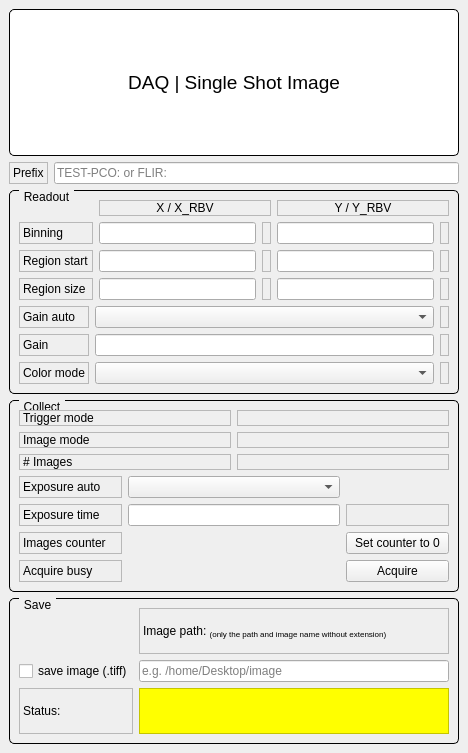
<?xml version="1.0" encoding="UTF-8"?>
<ui version="4.0">
 <class>singleShot</class>
 <widget class="QMainWindow" name="singleShot">
  <property name="geometry">
   <rect>
    <x>0</x>
    <y>0</y>
    <width>468</width>
    <height>753</height>
   </rect>
  </property>
  <property name="focusPolicy">
   <enum>Qt::StrongFocus</enum>
  </property>
  <property name="windowTitle">
   <string>MainWindow</string>
  </property>
  <widget class="QWidget" name="centralwidget">
   <layout class="QGridLayout" name="gridLayout">
    <item row="0" column="0">
     <widget class="QLabel" name="tittle">
      <property name="font">
       <font>
        <pointsize>14</pointsize>
       </font>
      </property>
      <property name="styleSheet">
       <string notr="true">background-color: rgb(255, 255, 255); border: 1px solid black; border-radius: 5px; margin-top: 0.5em; subcontrol-origin: margin; left: 10px; padding: 0 3px 0 3px;</string>
      </property>
      <property name="text">
       <string>DAQ | Single Shot Image</string>
      </property>
      <property name="alignment">
       <set>Qt::AlignCenter</set>
      </property>
      <property name="margin">
       <number>10</number>
      </property>
     </widget>
    </item>
    <item row="1" column="0">
     <layout class="QGridLayout" name="prefixLayout">
      <item row="0" column="0">
       <widget class="QLabel" name="prefix">
        <property name="frameShape">
         <enum>QFrame::StyledPanel</enum>
        </property>
        <property name="text">
         <string>Prefix</string>
        </property>
       </widget>
      </item>
      <item row="0" column="1">
       <widget class="QLineEdit" name="prefixVAL">
        <property name="placeholderText">
         <string>TEST-PCO: or FLIR:</string>
        </property>
       </widget>
      </item>
     </layout>
    </item>
    <item row="2" column="0">
     <widget class="QGroupBox" name="readoutGB">
      <property name="styleSheet">
       <string notr="true">QGroupBox {
  border: 1px solid black;
  border-radius: 5px;
  margin-top: 0.5em;
}

QGroupBox::title {
    subcontrol-origin: margin;
    left: 10px;
    padding: 0 3px 0 3px;
}
</string>
      </property>
      <property name="title">
       <string>Readout</string>
      </property>
      <layout class="QGridLayout" name="gridLayout_6">
       <item row="0" column="0">
        <layout class="QGridLayout" name="raedoutLayout1">
         <item row="1" column="0">
          <widget class="QLabel" name="binning">
           <property name="frameShape">
            <enum>QFrame::StyledPanel</enum>
           </property>
           <property name="text">
            <string>Binning</string>
           </property>
          </widget>
         </item>
         <item row="2" column="0">
          <widget class="QLabel" name="regionStart">
           <property name="frameShape">
            <enum>QFrame::StyledPanel</enum>
           </property>
           <property name="text">
            <string>Region start</string>
           </property>
          </widget>
         </item>
         <item row="3" column="0">
          <widget class="QLabel" name="regionSize">
           <property name="frameShape">
            <enum>QFrame::StyledPanel</enum>
           </property>
           <property name="text">
            <string>Region size</string>
           </property>
          </widget>
         </item>
         <item row="2" column="2">
          <widget class="QELabel" name="regionStartXRBV">
           <property name="cursor">
            <cursorShape>IBeamCursor</cursorShape>
           </property>
           <property name="frameShape">
            <enum>QFrame::StyledPanel</enum>
           </property>
           <property name="alignment">
            <set>Qt::AlignCenter</set>
           </property>
           <property name="variable" stdset="0">
            <string>$(P)MinX_RBV</string>
           </property>
           <property name="variableSubstitutions" stdset="0">
            <string>P=FLIR5:cam5:</string>
           </property>
          </widget>
         </item>
         <item row="3" column="1">
          <widget class="QELineEdit" name="regionSizeX">
           <property name="alignment">
            <set>Qt::AlignCenter</set>
           </property>
           <property name="variable" stdset="0">
            <string>$(P)SizeX</string>
           </property>
           <property name="variableSubstitutions" stdset="0">
            <string>P=FLIR5:cam5:</string>
           </property>
          </widget>
         </item>
         <item row="1" column="4">
          <widget class="QELabel" name="binningYRBV">
           <property name="cursor">
            <cursorShape>IBeamCursor</cursorShape>
           </property>
           <property name="frameShape">
            <enum>QFrame::StyledPanel</enum>
           </property>
           <property name="alignment">
            <set>Qt::AlignCenter</set>
           </property>
           <property name="variable" stdset="0">
            <string>$(P)BinY_RBV</string>
           </property>
           <property name="variableSubstitutions" stdset="0">
            <string>P=FLIR5:cam5:</string>
           </property>
          </widget>
         </item>
         <item row="2" column="1">
          <widget class="QELineEdit" name="regionStartX">
           <property name="alignment">
            <set>Qt::AlignCenter</set>
           </property>
           <property name="variable" stdset="0">
            <string>$(P)MinX</string>
           </property>
           <property name="variableSubstitutions" stdset="0">
            <string>P=FLIR5:cam5:</string>
           </property>
          </widget>
         </item>
         <item row="1" column="1">
          <widget class="QELineEdit" name="binningX">
           <property name="alignment">
            <set>Qt::AlignCenter</set>
           </property>
           <property name="variable" stdset="0">
            <string>$(P)BinX</string>
           </property>
           <property name="variableSubstitutions" stdset="0">
            <string>P=FLIR5:cam5:</string>
           </property>
          </widget>
         </item>
         <item row="3" column="4">
          <widget class="QELabel" name="regionSizeYRBV">
           <property name="cursor">
            <cursorShape>IBeamCursor</cursorShape>
           </property>
           <property name="frameShape">
            <enum>QFrame::StyledPanel</enum>
           </property>
           <property name="alignment">
            <set>Qt::AlignCenter</set>
           </property>
           <property name="variable" stdset="0">
            <string>$(P)SizeY_RBV</string>
           </property>
           <property name="variableSubstitutions" stdset="0">
            <string>P=FLIR5:cam5:</string>
           </property>
          </widget>
         </item>
         <item row="2" column="4">
          <widget class="QELabel" name="regionStartYRBV">
           <property name="cursor">
            <cursorShape>IBeamCursor</cursorShape>
           </property>
           <property name="frameShape">
            <enum>QFrame::StyledPanel</enum>
           </property>
           <property name="alignment">
            <set>Qt::AlignCenter</set>
           </property>
           <property name="variable" stdset="0">
            <string>$(P)MinY_RBV</string>
           </property>
           <property name="variableSubstitutions" stdset="0">
            <string>P=FLIR5:cam5:</string>
           </property>
          </widget>
         </item>
         <item row="3" column="2">
          <widget class="QELabel" name="regionSizeXRBV">
           <property name="cursor">
            <cursorShape>IBeamCursor</cursorShape>
           </property>
           <property name="frameShape">
            <enum>QFrame::StyledPanel</enum>
           </property>
           <property name="alignment">
            <set>Qt::AlignCenter</set>
           </property>
           <property name="variable" stdset="0">
            <string>$(P)SizeX_RBV</string>
           </property>
           <property name="variableSubstitutions" stdset="0">
            <string>P=FLIR5:cam5:</string>
           </property>
          </widget>
         </item>
         <item row="3" column="3">
          <widget class="QELineEdit" name="regionSizeY">
           <property name="alignment">
            <set>Qt::AlignCenter</set>
           </property>
           <property name="variable" stdset="0">
            <string>$(P)SizeY</string>
           </property>
           <property name="variableSubstitutions" stdset="0">
            <string>P=FLIR5:cam5:</string>
           </property>
          </widget>
         </item>
         <item row="1" column="3">
          <widget class="QELineEdit" name="binningY">
           <property name="alignment">
            <set>Qt::AlignCenter</set>
           </property>
           <property name="variable" stdset="0">
            <string>$(P)BinY</string>
           </property>
           <property name="variableSubstitutions" stdset="0">
            <string>P=FLIR5:cam5:</string>
           </property>
          </widget>
         </item>
         <item row="1" column="2">
          <widget class="QELabel" name="binningXRBV">
           <property name="cursor">
            <cursorShape>IBeamCursor</cursorShape>
           </property>
           <property name="frameShape">
            <enum>QFrame::StyledPanel</enum>
           </property>
           <property name="alignment">
            <set>Qt::AlignCenter</set>
           </property>
           <property name="variable" stdset="0">
            <string>$(P)BinX_RBV</string>
           </property>
           <property name="variableSubstitutions" stdset="0">
            <string>P=FLIR5:cam5:</string>
           </property>
          </widget>
         </item>
         <item row="0" column="3" colspan="2">
          <widget class="QLabel" name="Y">
           <property name="frameShape">
            <enum>QFrame::StyledPanel</enum>
           </property>
           <property name="text">
            <string>Y / Y_RBV</string>
           </property>
           <property name="alignment">
            <set>Qt::AlignCenter</set>
           </property>
          </widget>
         </item>
         <item row="0" column="1" colspan="2">
          <widget class="QLabel" name="X">
           <property name="frameShape">
            <enum>QFrame::StyledPanel</enum>
           </property>
           <property name="text">
            <string>X / X_RBV</string>
           </property>
           <property name="alignment">
            <set>Qt::AlignCenter</set>
           </property>
          </widget>
         </item>
         <item row="2" column="3">
          <widget class="QELineEdit" name="regionStartY">
           <property name="alignment">
            <set>Qt::AlignCenter</set>
           </property>
           <property name="variable" stdset="0">
            <string>$(P)MinY</string>
           </property>
           <property name="variableSubstitutions" stdset="0">
            <string>P=FLIR5:cam5:</string>
           </property>
          </widget>
         </item>
        </layout>
       </item>
       <item row="1" column="0">
        <layout class="QGridLayout" name="raedoutLayout2">
         <item row="1" column="0">
          <widget class="QLabel" name="gain">
           <property name="frameShape">
            <enum>QFrame::StyledPanel</enum>
           </property>
           <property name="text">
            <string>Gain</string>
           </property>
          </widget>
         </item>
         <item row="1" column="2">
          <widget class="QELabel" name="gainRBV">
           <property name="frameShape">
            <enum>QFrame::StyledPanel</enum>
           </property>
           <property name="alignment">
            <set>Qt::AlignCenter</set>
           </property>
           <property name="variable" stdset="0">
            <string>$(P)Gain_RBV</string>
           </property>
           <property name="variableSubstitutions" stdset="0">
            <string>P=FLIR5:cam5:</string>
           </property>
          </widget>
         </item>
         <item row="1" column="1">
          <widget class="QELineEdit" name="gainVAL">
           <property name="alignment">
            <set>Qt::AlignCenter</set>
           </property>
           <property name="variable" stdset="0">
            <string>$(P)Gain</string>
           </property>
           <property name="variableSubstitutions" stdset="0">
            <string>P=FLIR5:cam5:</string>
           </property>
          </widget>
         </item>
         <item row="0" column="0">
          <widget class="QLabel" name="gainAuto">
           <property name="frameShape">
            <enum>QFrame::StyledPanel</enum>
           </property>
           <property name="text">
            <string>Gain auto</string>
           </property>
          </widget>
         </item>
         <item row="2" column="2">
          <widget class="QELabel" name="colorModeRBV">
           <property name="frameShape">
            <enum>QFrame::StyledPanel</enum>
           </property>
           <property name="alignment">
            <set>Qt::AlignCenter</set>
           </property>
           <property name="variable" stdset="0">
            <string>$(P)ColorMode_RBV</string>
           </property>
           <property name="variableSubstitutions" stdset="0">
            <string>P=FLIR5:cam5:</string>
           </property>
          </widget>
         </item>
         <item row="2" column="0">
          <widget class="QLabel" name="colorMode">
           <property name="frameShape">
            <enum>QFrame::StyledPanel</enum>
           </property>
           <property name="text">
            <string>Color mode</string>
           </property>
          </widget>
         </item>
         <item row="2" column="1">
          <widget class="QEComboBox" name="colorModeVAL">
           <property name="variable" stdset="0">
            <string>$(P)ColorMode</string>
           </property>
           <property name="variableSubstitutions" stdset="0">
            <string>P=FLIR5:cam5:</string>
           </property>
          </widget>
         </item>
         <item row="0" column="2">
          <widget class="QELabel" name="gainAutoRBV">
           <property name="frameShape">
            <enum>QFrame::StyledPanel</enum>
           </property>
           <property name="alignment">
            <set>Qt::AlignCenter</set>
           </property>
           <property name="variable" stdset="0">
            <string>$(P)GainAuto_RBV</string>
           </property>
           <property name="variableSubstitutions" stdset="0">
            <string>P=FLIR5:cam5:</string>
           </property>
          </widget>
         </item>
         <item row="0" column="1">
          <widget class="QEComboBox" name="gainAutoVAL">
           <property name="variable" stdset="0">
            <string>$(P)GainAuto</string>
           </property>
           <property name="variableSubstitutions" stdset="0">
            <string>P=FLIR5:cam5:</string>
           </property>
          </widget>
         </item>
        </layout>
       </item>
      </layout>
     </widget>
    </item>
    <item row="3" column="0">
     <widget class="QGroupBox" name="collectGB">
      <property name="styleSheet">
       <string notr="true">QGroupBox {
  border: 1px solid black;
  border-radius: 5px;
  margin-top: 0.5em;
}

QGroupBox::title {
    subcontrol-origin: margin;
    left: 10px;
    padding: 0 3px 0 3px;
}
</string>
      </property>
      <property name="title">
       <string>Collect</string>
      </property>
      <layout class="QGridLayout" name="gridLayout_7">
       <item row="0" column="0">
        <layout class="QGridLayout" name="collectLayout1">
         <item row="1" column="1">
          <widget class="QELabel" name="imageModeRBV">
           <property name="cursor">
            <cursorShape>IBeamCursor</cursorShape>
           </property>
           <property name="frameShape">
            <enum>QFrame::StyledPanel</enum>
           </property>
           <property name="alignment">
            <set>Qt::AlignCenter</set>
           </property>
           <property name="variable" stdset="0">
            <string>$(P)ImageMode_RBV</string>
           </property>
           <property name="variableSubstitutions" stdset="0">
            <string>P=FLIR5:cam5:</string>
           </property>
           <property name="displayAlarmStateOption" stdset="0">
            <enum>QELabel::Never</enum>
           </property>
           <property name="precision">
            <number>6</number>
           </property>
           <property name="addUnits">
            <bool>false</bool>
           </property>
          </widget>
         </item>
         <item row="0" column="1">
          <widget class="QELabel" name="triggerModeRBV">
           <property name="cursor">
            <cursorShape>IBeamCursor</cursorShape>
           </property>
           <property name="frameShape">
            <enum>QFrame::StyledPanel</enum>
           </property>
           <property name="alignment">
            <set>Qt::AlignCenter</set>
           </property>
           <property name="variable" stdset="0">
            <string>$(P)TriggerMode_RBV</string>
           </property>
           <property name="variableSubstitutions" stdset="0">
            <string>P=FLIR5:cam5:</string>
           </property>
           <property name="displayAlarmStateOption" stdset="0">
            <enum>QELabel::Never</enum>
           </property>
           <property name="precision">
            <number>6</number>
           </property>
           <property name="addUnits">
            <bool>false</bool>
           </property>
          </widget>
         </item>
         <item row="2" column="1">
          <widget class="QELabel" name="imagesRBV">
           <property name="cursor">
            <cursorShape>IBeamCursor</cursorShape>
           </property>
           <property name="frameShape">
            <enum>QFrame::StyledPanel</enum>
           </property>
           <property name="alignment">
            <set>Qt::AlignCenter</set>
           </property>
           <property name="variable" stdset="0">
            <string>$(P)NumImages_RBV</string>
           </property>
           <property name="variableSubstitutions" stdset="0">
            <string>P=FLIR5:cam5:</string>
           </property>
           <property name="displayAlarmStateOption" stdset="0">
            <enum>QELabel::Never</enum>
           </property>
           <property name="precision">
            <number>6</number>
           </property>
           <property name="addUnits">
            <bool>false</bool>
           </property>
          </widget>
         </item>
         <item row="0" column="0">
          <widget class="QLabel" name="triggerMode">
           <property name="frameShape">
            <enum>QFrame::StyledPanel</enum>
           </property>
           <property name="text">
            <string>Trigger mode</string>
           </property>
          </widget>
         </item>
         <item row="1" column="0">
          <widget class="QLabel" name="imageMode">
           <property name="frameShape">
            <enum>QFrame::StyledPanel</enum>
           </property>
           <property name="text">
            <string>Image mode</string>
           </property>
          </widget>
         </item>
         <item row="2" column="0">
          <widget class="QLabel" name="images">
           <property name="frameShape">
            <enum>QFrame::StyledPanel</enum>
           </property>
           <property name="text">
            <string># Images</string>
           </property>
          </widget>
         </item>
        </layout>
       </item>
       <item row="1" column="0">
        <layout class="QGridLayout" name="collectLayout2">
         <item row="3" column="3">
          <widget class="QELabel" name="exposureTimeRBV">
           <property name="cursor">
            <cursorShape>IBeamCursor</cursorShape>
           </property>
           <property name="frameShape">
            <enum>QFrame::StyledPanel</enum>
           </property>
           <property name="alignment">
            <set>Qt::AlignCenter</set>
           </property>
           <property name="variable" stdset="0">
            <string>$(P)AcquireTime_RBV</string>
           </property>
           <property name="variableSubstitutions" stdset="0">
            <string>P=FLIR5:cam5:</string>
           </property>
          </widget>
         </item>
         <item row="5" column="1" colspan="2">
          <widget class="QELabel" name="acquireBusyRBV">
           <property name="cursor">
            <cursorShape>IBeamCursor</cursorShape>
           </property>
           <property name="alignment">
            <set>Qt::AlignCenter</set>
           </property>
           <property name="variable" stdset="0">
            <string>$(P)AcquireBusy</string>
           </property>
           <property name="variableSubstitutions" stdset="0">
            <string>P=FLIR5:cam5:</string>
           </property>
          </widget>
         </item>
         <item row="3" column="1" colspan="2">
          <widget class="QELineEdit" name="exposureTimeVAL">
           <property name="alignment">
            <set>Qt::AlignCenter</set>
           </property>
           <property name="variable" stdset="0">
            <string>$(P)AcquireTime</string>
           </property>
           <property name="variableSubstitutions" stdset="0">
            <string>P=FLIR5:cam5:</string>
           </property>
          </widget>
         </item>
         <item row="5" column="0">
          <widget class="QLabel" name="acquireBusy">
           <property name="frameShape">
            <enum>QFrame::StyledPanel</enum>
           </property>
           <property name="text">
            <string>Acquire busy</string>
           </property>
          </widget>
         </item>
         <item row="4" column="3">
          <widget class="QEPushButton" name="imagesCounter0">
           <property name="cursor">
            <cursorShape>PointingHandCursor</cursorShape>
           </property>
           <property name="text">
            <string>Set counter to 0</string>
           </property>
           <property name="variable" stdset="0">
            <string>$(P)ArrayCounter</string>
           </property>
           <property name="variableSubstitutions" stdset="0">
            <string>P=FLIR5:cam5:</string>
           </property>
           <property name="clickText">
            <string>0</string>
           </property>
          </widget>
         </item>
         <item row="4" column="1" colspan="2">
          <widget class="QELabel" name="imagesCounterRBV">
           <property name="cursor">
            <cursorShape>IBeamCursor</cursorShape>
           </property>
           <property name="alignment">
            <set>Qt::AlignCenter</set>
           </property>
           <property name="variable" stdset="0">
            <string>$(P)ArrayCounter_RBV</string>
           </property>
           <property name="variableSubstitutions" stdset="0">
            <string>P=FLIR5:cam5:</string>
           </property>
          </widget>
         </item>
         <item row="3" column="0">
          <widget class="QLabel" name="exposureTime">
           <property name="frameShape">
            <enum>QFrame::StyledPanel</enum>
           </property>
           <property name="text">
            <string>Exposure time</string>
           </property>
          </widget>
         </item>
         <item row="4" column="0">
          <widget class="QLabel" name="imagesCounter">
           <property name="frameShape">
            <enum>QFrame::StyledPanel</enum>
           </property>
           <property name="text">
            <string>Images counter</string>
           </property>
          </widget>
         </item>
         <item row="2" column="0">
          <widget class="QLabel" name="exposureAuto">
           <property name="frameShape">
            <enum>QFrame::StyledPanel</enum>
           </property>
           <property name="text">
            <string>Exposure auto</string>
           </property>
          </widget>
         </item>
         <item row="2" column="1" colspan="2">
          <widget class="QEComboBox" name="exposureAutoVAL">
           <property name="variable" stdset="0">
            <string>$(P)ExposureAuto</string>
           </property>
           <property name="variableSubstitutions" stdset="0">
            <string>P=FLIR5:cam5:</string>
           </property>
          </widget>
         </item>
         <item row="5" column="3">
          <widget class="QEPushButton" name="acquire">
           <property name="cursor">
            <cursorShape>PointingHandCursor</cursorShape>
           </property>
           <property name="text">
            <string>Acquire</string>
           </property>
           <property name="variable" stdset="0">
            <string>$(P)Acquire</string>
           </property>
           <property name="variableSubstitutions" stdset="0">
            <string>P=FLIR5:cam5:</string>
           </property>
          </widget>
         </item>
        </layout>
       </item>
      </layout>
     </widget>
    </item>
    <item row="4" column="0">
     <widget class="QGroupBox" name="saveGB">
      <property name="styleSheet">
       <string notr="true">QGroupBox {
  border: 1px solid black;
  border-radius: 5px;
  margin-top: 0.5em;
}

QGroupBox::title {
    subcontrol-origin: margin;
    left: 10px;
    padding: 0 3px 0 3px;
}
</string>
      </property>
      <property name="title">
       <string>Save</string>
      </property>
      <layout class="QGridLayout" name="gridLayout_8">
       <item row="0" column="0">
        <layout class="QGridLayout" name="savLayout">
         <item row="0" column="1">
          <widget class="QLabel" name="imagePath">
           <property name="frameShape">
            <enum>QFrame::StyledPanel</enum>
           </property>
           <property name="text">
            <string>&lt;html&gt;&lt;head/&gt;&lt;body&gt;&lt;p&gt;Image path: &lt;span style=&quot; vertical-align:sub;&quot;&gt;(only the path and image name without extension)&lt;/span&gt;&lt;/p&gt;&lt;/body&gt;&lt;/html&gt;</string>
           </property>
          </widget>
         </item>
         <item row="1" column="0">
          <widget class="QCheckBox" name="saveImage">
           <property name="cursor">
            <cursorShape>PointingHandCursor</cursorShape>
           </property>
           <property name="text">
            <string>save image (.tiff)</string>
           </property>
          </widget>
         </item>
         <item row="1" column="1">
          <widget class="QLineEdit" name="imagePathVAL">
           <property name="text">
            <string/>
           </property>
           <property name="alignment">
            <set>Qt::AlignLeading|Qt::AlignLeft|Qt::AlignVCenter</set>
           </property>
           <property name="placeholderText">
            <string>e.g. /home/Desktop/image</string>
           </property>
          </widget>
         </item>
         <item row="2" column="0">
          <widget class="QLabel" name="status">
           <property name="frameShape">
            <enum>QFrame::StyledPanel</enum>
           </property>
           <property name="text">
            <string>Status:</string>
           </property>
          </widget>
         </item>
         <item row="2" column="1">
          <widget class="QLabel" name="statusVAL">
           <property name="cursor">
            <cursorShape>IBeamCursor</cursorShape>
           </property>
           <property name="styleSheet">
            <string notr="true">background-color: rgb(255, 255, 0);</string>
           </property>
           <property name="frameShape">
            <enum>QFrame::StyledPanel</enum>
           </property>
           <property name="text">
            <string/>
           </property>
          </widget>
         </item>
        </layout>
       </item>
      </layout>
     </widget>
    </item>
   </layout>
  </widget>
 </widget>
 <customwidgets>
  <customwidget>
   <class>QEComboBox</class>
   <extends>QComboBox</extends>
   <header>QEComboBox.h</header>
  </customwidget>
  <customwidget>
   <class>QELabel</class>
   <extends>QLabel</extends>
   <header>QELabel.h</header>
  </customwidget>
  <customwidget>
   <class>QELineEdit</class>
   <extends>QLineEdit</extends>
   <header>QELineEdit.h</header>
  </customwidget>
  <customwidget>
   <class>QEPushButton</class>
   <extends>QPushButton</extends>
   <header>QEPushButton.h</header>
  </customwidget>
 </customwidgets>
 <resources/>
 <connections/>
</ui>
